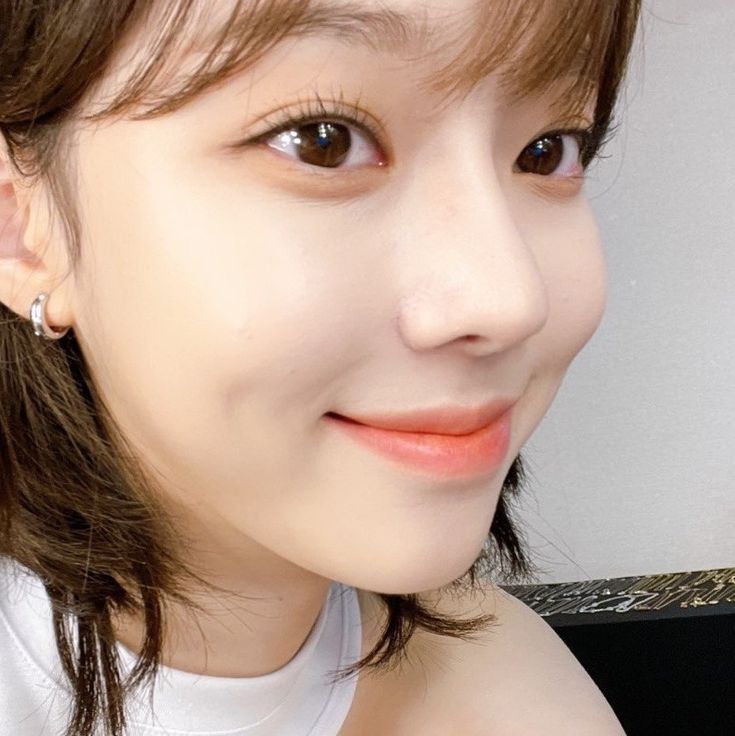
#> input picture image.jpg, 735 x 736 px
$ python test.py
#> lines starting #> are read from the running program, lines starting #| are printed output that depends on the picture
import numpy as np
import matplotlib.pyplot as plt
import cv2

def get_ax_size(ax, fig):
    bbox = ax.get_window_extent().transformed(fig.dpi_scale_trans.inverted())
    width, height = bbox.width, bbox.height
    width *= fig.dpi
    height *= fig.dpi
    return width, height

def generate_image():
    data = np.arange(9).reshape((3, 3))
    fig = plt.figure(figsize=(8, 6), dpi=80)
    ax = plt.Axes(fig, [0., 0., 1., 1.])
    ax.set_axis_off()
    fig.add_axes(ax)
    ax.imshow(data, aspect='equal')
    plt.close(fig)
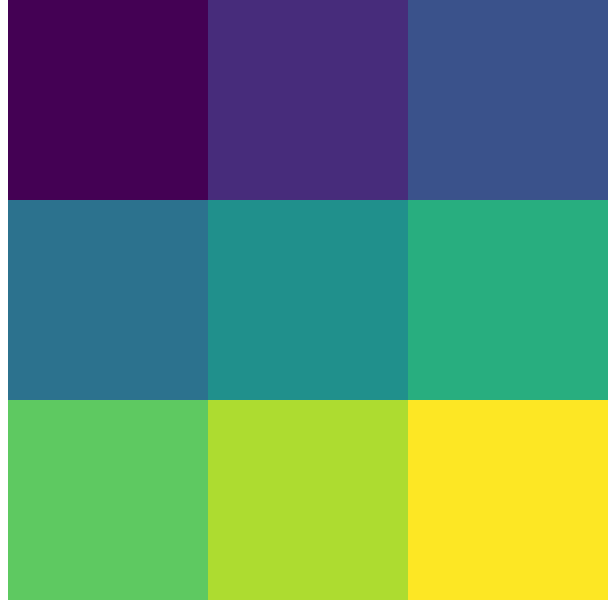
#> figure drawn by matplotlib, 1 panel

# Generate the image
generate_image()

# Load the image using OpenCV
img = cv2.imread('image.jpg', cv2.IMREAD_UNCHANGED)
#> img is the input picture: shape (736, 735, 3); mean B, G, R 141, 155.5, 180.6

# Resize to fit smaller screen (optional)
img = cv2.resize(img, (640, 480))
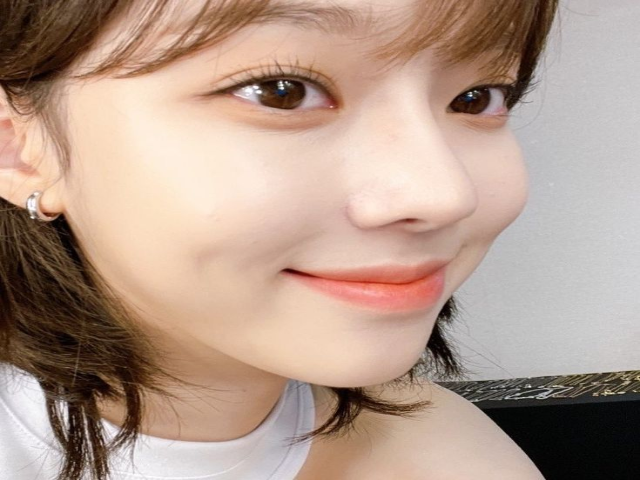
#> img: shape (480, 640, 3); mean B, G, R 140.8, 155.4, 180.5

# Show the image
cv2.imshow('Matrix Heatmap', img)
cv2.waitKey(0)
cv2.destroyAllWindows()
